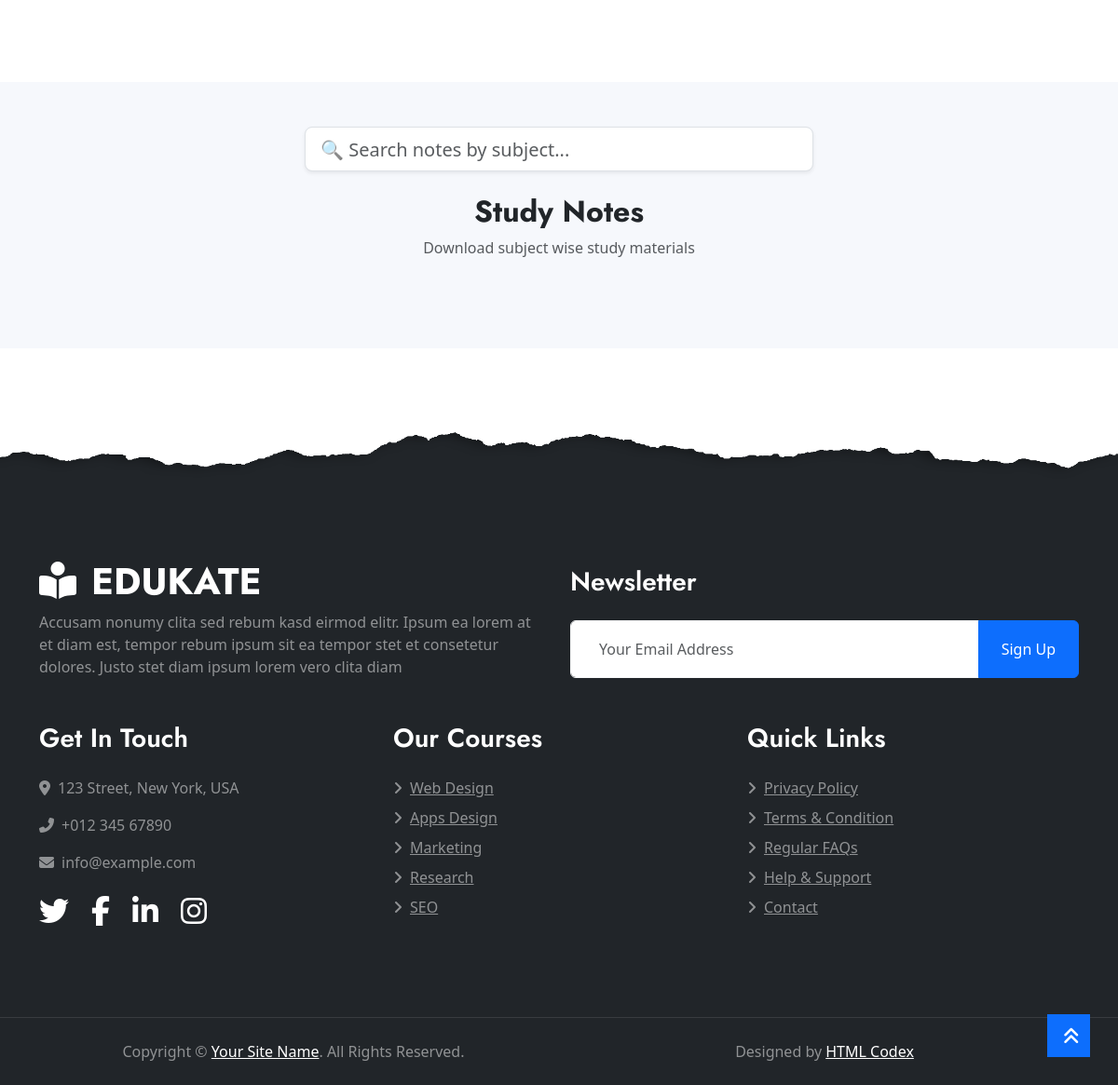
The app's page /stu/notes/ (lower part), older data.
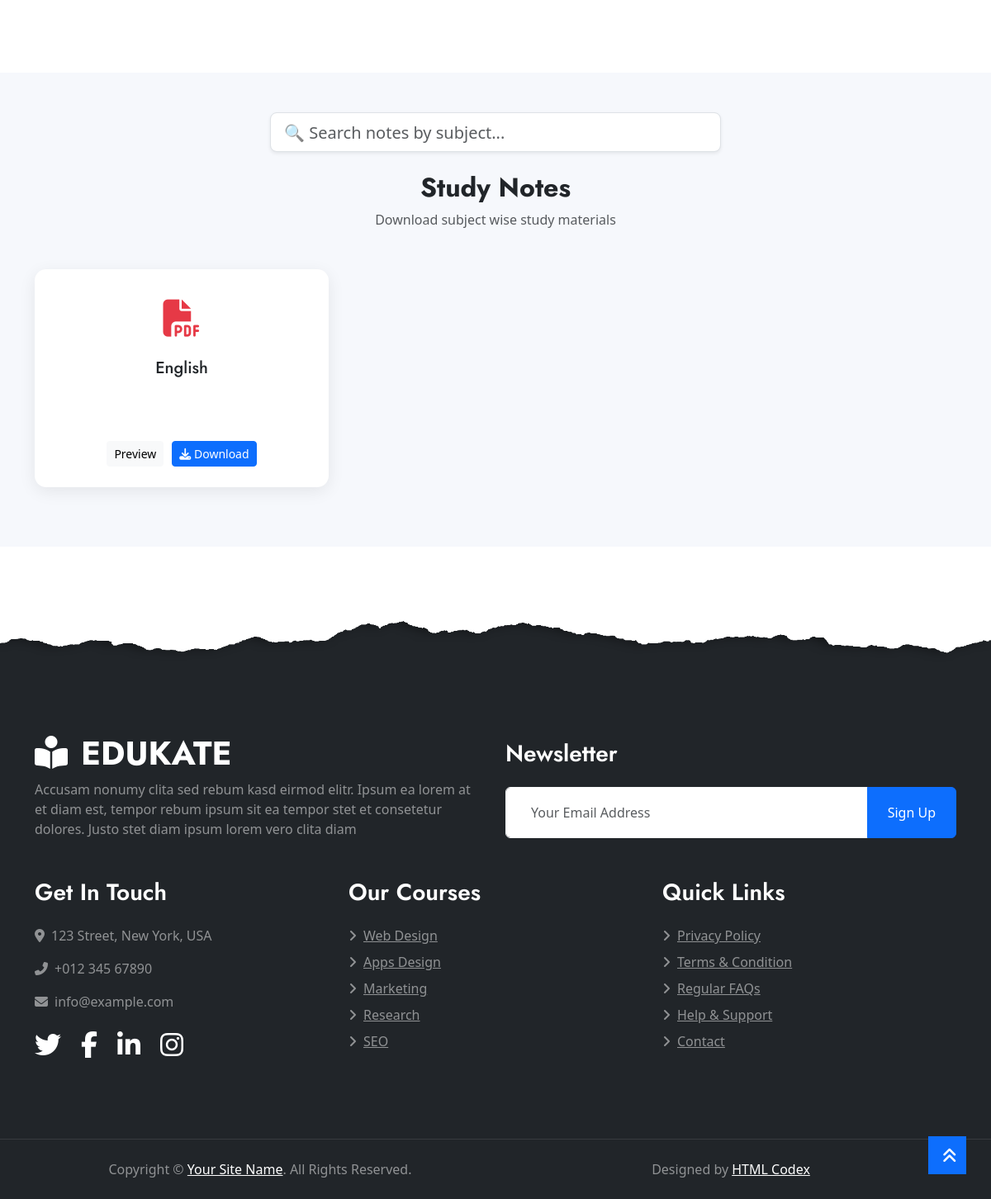
The same page, newer data.
### AdminApp/models.py (models this page shows, shortened)
class NotesDb(models.Model):
    Subject = models.CharField(max_length=100,blank=True,null=True)
    Semester = models.CharField(max_length=100,blank=True,null=True)
    Department = models.CharField(max_length=100)
    Notes = models.FileField(upload_to="notes/")

### WebApp/views.py (the view)
# urls.py: path('notes/',views.notes,name='notes'),
def notes(request):
    notes = NotesDb.objects.all().order_by('-id')
    return render(request, "Notes.html", {"notes": notes})

### WebApp/templates/Notes.html (shortened to what the changed rows need)
<!DOCTYPE html>
{% load static %}
<html lang="en">
<head>
    <link href="https://cdnjs.cloudflare.com/ajax/libs/font-awesome/5.10.0/css/all.min.css" rel="stylesheet">
    <link href="{% static 'assets/main/lib/owlcarousel/assets/owl.carousel.min.css' %}" rel="stylesheet">
    <link href="{% static 'assets/main/css/style.min.css' %}" rel="stylesheet">
</head>
<body>
    <section class="notes-section py-5">
        <div class="container">
            <div class="text-center mb-5">
                <h2 class="fw-bold">Study Notes</h2>
            </div>
            <div class="row" id="notesContainer">
                {% for n in notes %}
                <div class="col-lg-4 col-md-6 mb-4 note-item">
                    <div class="note-card">
                        <div class="note-icon">
                            <i class="fa-solid fa-file-pdf"></i>
                        </div>
                        <h5 class="note-title">{{ n.Subject }}</h5>
                        <p class="note-desc">
                        </p>
                        <div class="note-actions">
                            <button class="btn btn-light btn-sm" data-bs-toggle="modal"
                                data-bs-target="#previewModal{{ n.id }}">
                                Preview
                            </button>
                            <a href="{% url 'download_note' n.id %}" class="btn btn-primary btn-sm">
                                <i class="fa fa-download"></i> Download
                            </a>
                        </div>
                    </div>
                </div>
                {% endfor %}
            </div>
        </div>
    </section>
    <div class="container-fluid position-relative overlay-top bg-dark text-white-50 py-5" style="margin-top: 90px;">
        <div class="container mt-5 pt-5">
            <div class="row">
                <div class="col-md-6 mb-5">
                    <a href="index.html" class="navbar-brand">
                        <h1 class="mt-n2 text-uppercase text-white"><i class="fa fa-book-reader mr-3"></i>Edukate</h1>
                    </a>
                </div>
            </div>
        </div>
    </div>
    <link href="https://cdn.jsdelivr.net/npm/bootstrap@5.3.2/dist/css/bootstrap.min.css" rel="stylesheet">
    <link rel="stylesheet" href="https://cdnjs.cloudflare.com/ajax/libs/font-awesome/6.5.0/css/all.min.css">
</body>
</html>

Row changes from the older to the newer data that the page shows:
added NotesDb: Subject "English"
